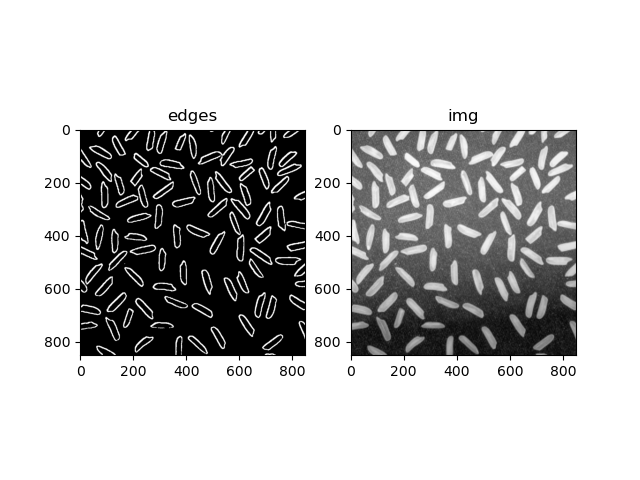

The Python source for this figure:
import cv2
import numpy as np
from matplotlib import pyplot as plt
from copy import deepcopy

img = cv2.imread("img.png", 0).astype("uint8")
kernel = np.ones((10, 10), dtype=np.uint8)
img_after_erode = cv2.erode(deepcopy(img), kernel)
edges = img - img_after_erode
ret, edges = cv2.threshold(edges, 50, 255, cv2.THRESH_BINARY)
plt.subplot(121)
plt.title("edges")
plt.imshow(edges, cmap='gray')
plt.subplot(122)
plt.title("img")
plt.imshow(img, cmap='gray')
plt.show()
